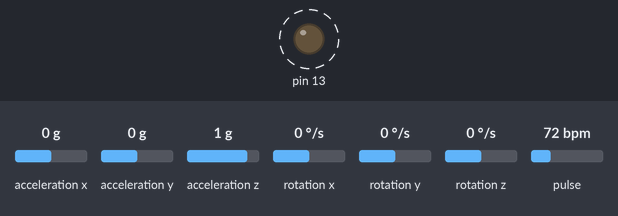
A sketch run on a simulated Arduino Uno, built with avr-gcc and run on an emulated ATmega328P. On the bench: output pins drawn as LEDs (lit = HIGH). Wiring (inferred from the names in the program): MPU-6050 motion sensor at I2C address 0x68. Dashed ring = blinking. The inputs (shaded band) are chosen by the test bench; at power-on: pulse 72 bpm, acceleration x 0 g, acceleration y 0 g, acceleration z 1 g, rotation x 0 °/s, rotation y 0 °/s, rotation z 0 °/s. Pins used as bus, display or sensor lines are not drawn; what the sketch prints to the serial monitor is not drawn.

Above: at 1.2 s.
1.3 s: pulse set to 130 bpm
At 1.49 s:
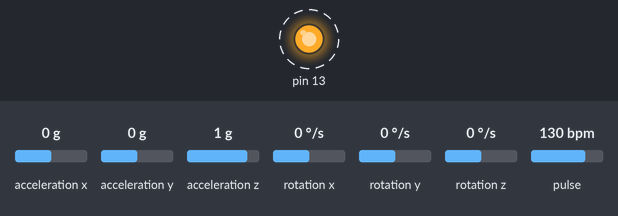
7.3 s: pulse set to 42 bpm
At 8.84 s:
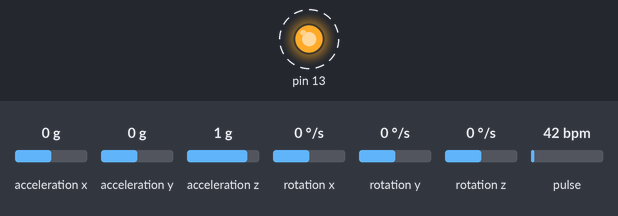
Timing chart, 0 to 14.3 s (numbered marks = the images above; inputs shaded):
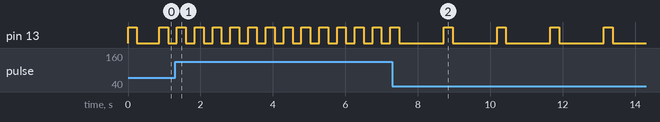

The sketch:

master.ino
```cpp
#define USE_ARDUINO_INTERRUPTS true    // Set-up low-level interrupts for most acurate BPM math.
#include <PulseSensorPlayground.h>     // Includes the PulseSensorPlayground Library.
#include <Wire.h>
#include <SoftwareSerial.h>
SoftwareSerial BTSerial(10, 11); // RX | TX
//  Variables
const int PulseWire = 0;       // PulseSensor PURPLE WIRE connected to ANALOG PIN 0
const int LED13 = 13;          // The on-board Arduino LED, close to PIN 13.
int Threshold = 550;           // Determine which Signal to "count as a beat" and which to ignore.
                               // Use the "Gettting Started Project" to fine-tune Threshold Value beyond default setting.
                               // Otherwise leave the default "550" value.
SoftwareSerial mySerial(9, 10);
const int MPU_addr=0x68;  // I2C address of the MPU-6050
int16_t AcX,AcY,AcZ,Tmp,GyX,GyY,GyZ;
float ax=0, ay=0, az=0, gx=0, gy=0, gz=0;

PulseSensorPlayground pulseSensor;  // Creates an instance of the PulseSensorPlayground object called "pulseSensor"
boolean fall = false; //stores if a fall has occurred
boolean trigger1=false; //stores if first trigger (lower threshold) has occurred
boolean trigger2=false; //stores if second trigger (upper threshold) has occurred
boolean trigger3=false; //stores if third trigger (orientation change) has occurred

byte trigger1count=0; //stores the counts past since trigger 1 was set true
byte trigger2count=0; //stores the counts past since trigger 2 was set true
byte trigger3count=0; //stores the counts past since trigger 3 was set true
int angleChange=0;

void setup() {
  BTSerial.begin(57600); // HC-05 default speed in AT command more
  Serial.begin(9600);          // For Serial Monitor

  // Configure the PulseSensor object, by assigning our variables to it.
  pulseSensor.analogInput(PulseWire);
  pulseSensor.blinkOnPulse(LED13);       //auto-magically blink Arduino's LED with heartbeat.
  pulseSensor.setThreshold(Threshold);

  // Double-check the "pulseSensor" object was created and "began" seeing a signal.
   if (pulseSensor.begin()) {
    Serial.println("We created a pulseSensor Object !");  //This prints one time at Arduino power-up,  or on Arduino reset.
  }
  Wire.begin();
 Wire.beginTransmission(MPU_addr);
 Wire.write(0x6B);  // PWR_MGMT_1 register
 Wire.write(0);     // set to zero (wakes up the MPU-6050)
 Wire.endTransmission(true);
 pinMode(11, OUTPUT);
 digitalWrite(11, HIGH);
}


void loop() {

 int myBPM = pulseSensor.getBeatsPerMinute();  // Calls function on our pulseSensor object that returns BPM as an "int".
                                               // "myBPM" hold this BPM value now.

if (pulseSensor.sawStartOfBeat()) {            // Constantly test to see if "a beat happened".
 Serial.println("♥  A HeartBeat Happened ! "); // If test is "true", print a message "a heartbeat happened".
 Serial.print("BPM: ");                        // Print phrase "BPM: "
 Serial.println(myBPM);                        // Print the value inside of myBPM.
 //BTSerial.write(myBPM);
}

  delay(20);                    // considered best practice in a simple sketch.

 mpu_read();
 //2050, 77, 1947 are values for calibration of accelerometer
 // values may be different for you
 ax = (AcX-2050)/16384.00;
 ay = (AcY-77)/16384.00;
 az = (AcZ-1947)/16384.00;

 //270, 351, 136 for gyroscope
 gx = (GyX+270)/131.07;
 gy = (GyY-351)/131.07;
 gz = (GyZ+136)/131.07;

 // calculating Amplitute vactor for 3 axis
 float Raw_AM = pow(pow(ax,2)+pow(ay,2)+pow(az,2),0.5);
 int AM = Raw_AM * 10;  // as values are within 0 to 1, I multiplied
                        // it by for using if else conditions

 Serial.println(AM);
 //Serial.println(PM);
 //delay(500);

 if (trigger3==true){
    trigger3count++;
    //Serial.println("trigger3count:"+trigger3count);
    if (trigger3count>=10){
       angleChange = pow(pow(gx,2)+pow(gy,2)+pow(gz,2),0.5);
       //delay(10);
       Serial.println(angleChange);
       if ((angleChange>=0) && (angleChange<=3)){ //if orientation changes remains between 0-10 degrees
           fall=true; trigger3=false; trigger3count=0;
           Serial.println(angleChange);
             }
       else{ //user regained normal orientation
          trigger3=false; trigger3count=0;
          Serial.println("TRIGGER 3 DEACTIVATED");
       }
     }
  }
 if (fall==true){ //in event of a fall detection
   Serial.println("FALL DETECTED");
   BTSerial.write('A');
   digitalWrite(11, LOW);
   delay(20);
   digitalWrite(11, HIGH);

   fall=false;
  // exit(1);
   }
 if (trigger2count>=6){ //allow 0.5s for orientation change
   trigger2=false; trigger2count=0;
   Serial.println("TRIGGER 2 DECACTIVATED");
   }
 if (trigger1count>=6){ //allow 0.5s for AM to break upper threshold
   trigger1=false; trigger1count=0;
   Serial.println("TRIGGER 1 DECACTIVATED");
//   BTSerial.write('B');
   }
 if (trigger2==true){
   trigger2count++;
   //angleChange=acos(((double)x*(double)bx+(double)y*(double)by+(double)z*(double)bz)/(double)AM/(double)BM);
   angleChange = pow(pow(gx,2)+pow(gy,2)+pow(gz,2),0.5);Serial.println(angleChange);
   if (angleChange>=30 && angleChange<=400){ //if orientation changes by between 80-100 degrees
     trigger3=true; trigger2=false; trigger2count=0;
     Serial.println(angleChange);
     Serial.println("TRIGGER 3 ACTIVATED");
       }
   }
 if (trigger1==true){
   trigger1count++;
   if (AM>=12){ //if AM breaks upper threshold (3g)
     trigger2=true;
     Serial.println("TRIGGER 2 ACTIVATED");
     trigger1=false; trigger1count=0;
     }
   }
 if (AM<=7 && trigger2==false || AM>=15 && trigger2==false ){ //if AM breaks lower threshold (0.4g)
   trigger1=true;
   BTSerial.write('A');
   Serial.println("TRIGGER 1 ACTIVATED");
   }
//It appears that delay is needed in order not to clog the port
 delay(100);

}

void mpu_read(){
 Wire.beginTransmission(MPU_addr);
 Wire.write(0x3B);  // starting with register 0x3B (ACCEL_XOUT_H)
 Wire.endTransmission(false);
 Wire.requestFrom(MPU_addr,14,true);  // request a total of 14 registers
 AcX=Wire.read()<<8|Wire.read();  // 0x3B (ACCEL_XOUT_H) & 0x3C (ACCEL_XOUT_L)
 AcY=Wire.read()<<8|Wire.read();  // 0x3D (ACCEL_YOUT_H) & 0x3E (ACCEL_YOUT_L)
 AcZ=Wire.read()<<8|Wire.read();  // 0x3F (ACCEL_ZOUT_H) & 0x40 (ACCEL_ZOUT_L)
 Tmp=Wire.read()<<8|Wire.read();  // 0x41 (TEMP_OUT_H) & 0x42 (TEMP_OUT_L)
 GyX=Wire.read()<<8|Wire.read();  // 0x43 (GYRO_XOUT_H) & 0x44 (GYRO_XOUT_L)
 GyY=Wire.read()<<8|Wire.read();  // 0x45 (GYRO_YOUT_H) & 0x46 (GYRO_YOUT_L)
 GyZ=Wire.read()<<8|Wire.read();  // 0x47 (GYRO_ZOUT_H) & 0x48 (GYRO_ZOUT_L)
 }
```

Measured:
- after the input at 1.3 s, pin 13: alternates HIGH for 0.25 s and LOW for 0.25 s, starting after 0.05 s
- after the input at 7.3 s, pin 13: alternates HIGH for 0.25 s and LOW for 1.2 s, starting after 1.4 s
- by itself, pin 13: alternates HIGH for 0.25 s and LOW for 0.61 s
